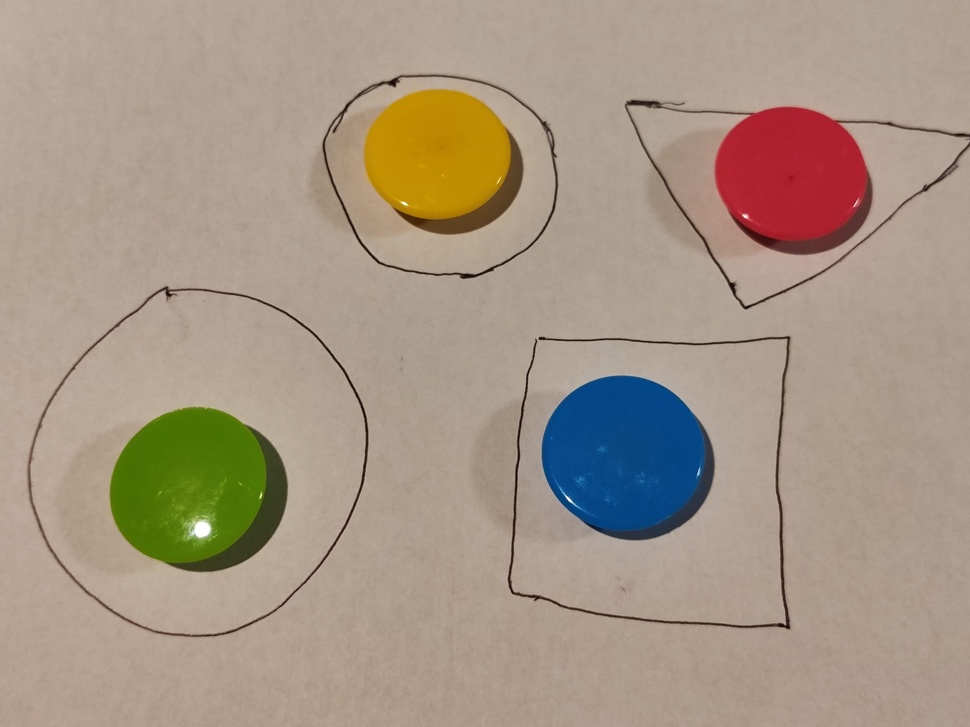
#> input picture Assignment_07/image_1.jpeg, 970 x 727 px, shrunk from 2048 x 1536 before the run
$ jupyter execute Untitled.ipynb
#> lines starting #> are read from the running program, lines starting #| are printed output that depends on the picture; after the words box and inside, x2 and y2 are one past the last pixel; in counts of white or black regions, pixels touching at a corner belong together
[cell 1]
import cv2
import numpy as np
import matplotlib.pyplot as plt

def locate_blue_piece(image_path):
    """Detects and refines the blue piece mask."""
#> called with image_path = 'image_1.jpeg'
    # Load the image
    image = cv2.imread(image_path)
#> image is the input picture: shape (727, 970, 3); mean B, G, R 132.3, 149.7, 166.4
    hsv = cv2.cvtColor(image, cv2.COLOR_BGR2HSV)
#> hsv: shape (727, 970, 3); mean H, S, V 21.9, 67, 171

    # Define blue color range (HSV)
    lower_blue = np.array([90, 50, 50])
    upper_blue = np.array([130, 255, 255])

    # Create binary mask for blue detection
    blue_mask = cv2.inRange(hsv, lower_blue, upper_blue)
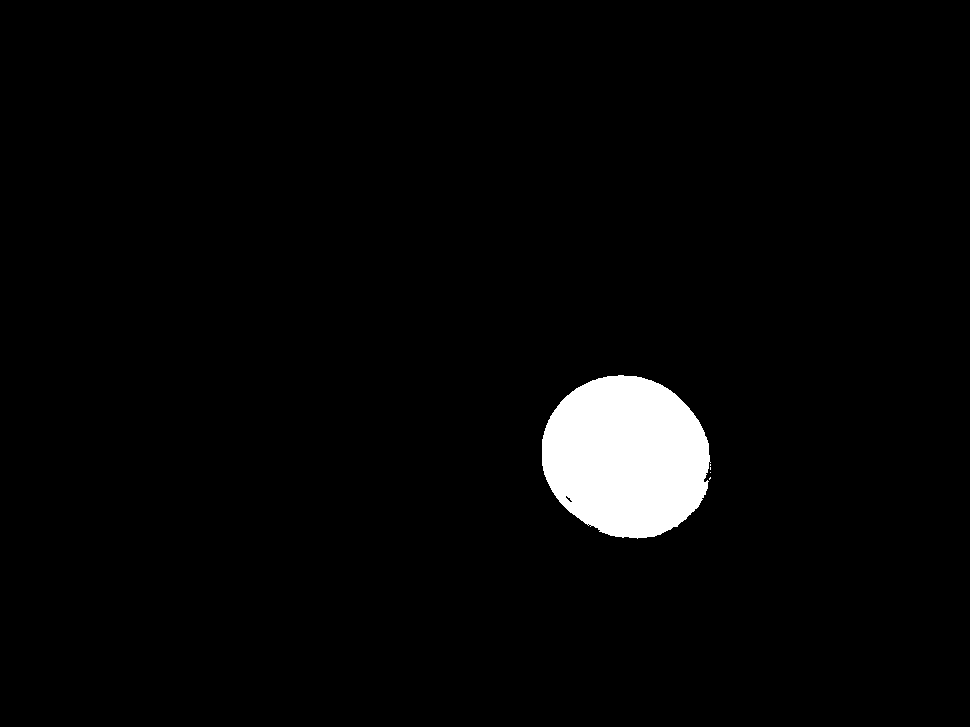
#> blue_mask: shape (727, 970); 3% white; 5 white regions (4 under 20 px), largest, box (x1, y1, x2, y2) and area: (542, 375, 711, 539) 21437

    # Apply morphological operations to refine the mask
    kernel = cv2.getStructuringElement(cv2.MORPH_ELLIPSE, (15, 15))  # Increased size for better noise removal
    blue_mask_cleaned = cv2.morphologyEx(blue_mask, cv2.MORPH_CLOSE, kernel)  # Closing to fill holes
#> blue_mask_cleaned: shape (727, 970); 3.1% white; 1 white region, box (x1, y1, x2, y2) and area: (542, 375, 711, 539) 21533
    blue_mask_cleaned = cv2.morphologyEx(blue_mask_cleaned, cv2.MORPH_OPEN, kernel)  # Opening to remove noise
#> blue_mask_cleaned: shape (727, 970); 3.1% white; 1 white region, box (x1, y1, x2, y2) and area: (542, 375, 711, 539) 21522

    # (b) Visualize the blue piece by darkening other pixels
    result = image.copy()
    result[np.where(blue_mask_cleaned == 0)] = result[np.where(blue_mask_cleaned == 0)] * 0.3  # Reduce intensity
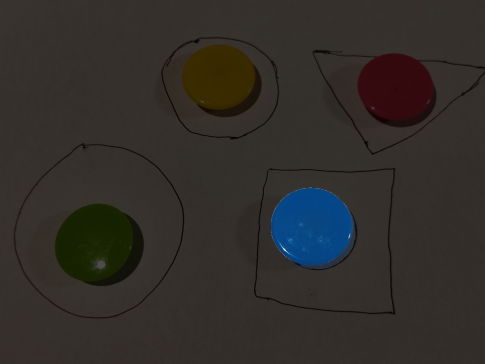
#> result: shape (727, 970, 3) (shown at 1/2 size); mean B, G, R 42, 46, 49.7

    return blue_mask_cleaned, result

def process_part1():
    images = ["image_1.jpeg", "image_2.jpeg", "image_3.jpeg"]

    for img in images:
        blue_mask, blue_highlighted = locate_blue_piece(img)

        # Display results
        plt.figure(figsize=(10, 5))

        plt.subplot(1, 2, 1)
        plt.imshow(blue_mask, cmap='gray')
        plt.title("Binary Mask of Blue Piece")

        plt.subplot(1, 2, 2)
        plt.imshow(cv2.cvtColor(blue_highlighted, cv2.COLOR_BGR2RGB))
        plt.title("Highlighted Blue Piece")

        plt.show()
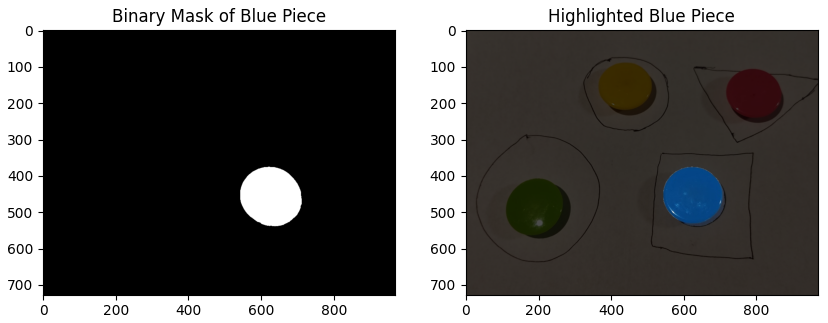
#> figure drawn by matplotlib, 2 panels
#> pass 2 of the loop in process_part1, `for img in images:`:
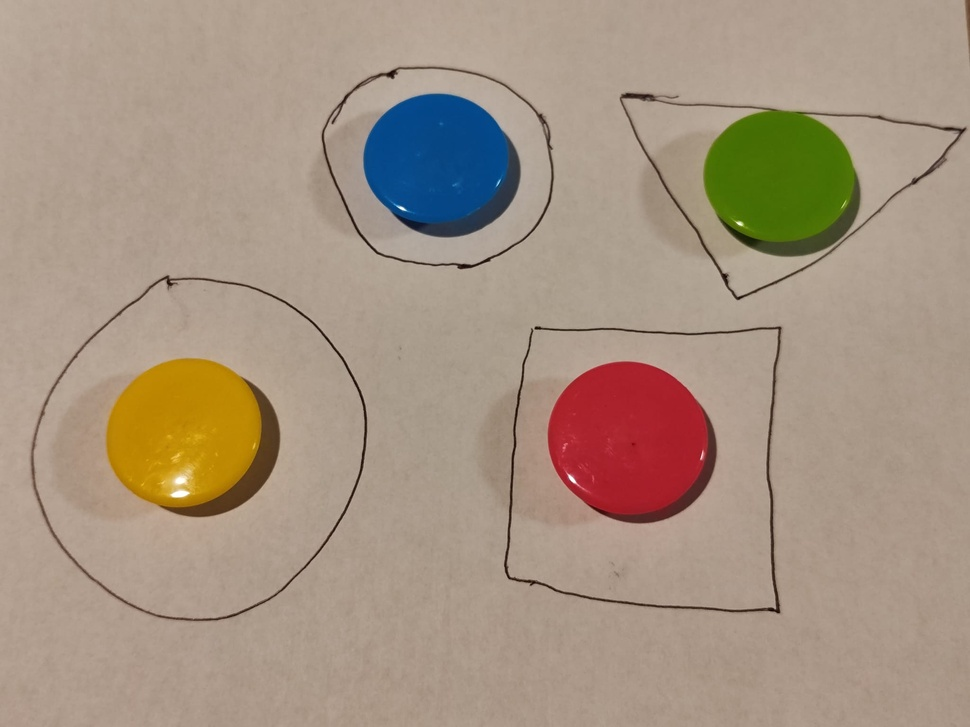
#> input picture Assignment_07/image_2.jpeg, 970 x 727 px, shrunk from 2048 x 1536 before the run
#> in locate_blue_piece, image is the input picture: shape (727, 970, 3); mean B, G, R 129.5, 147.5, 165.8
#> in locate_blue_piece (call 2), `blue_mask = cv2.inRange(hsv, lower_blue, upper_blue)`:
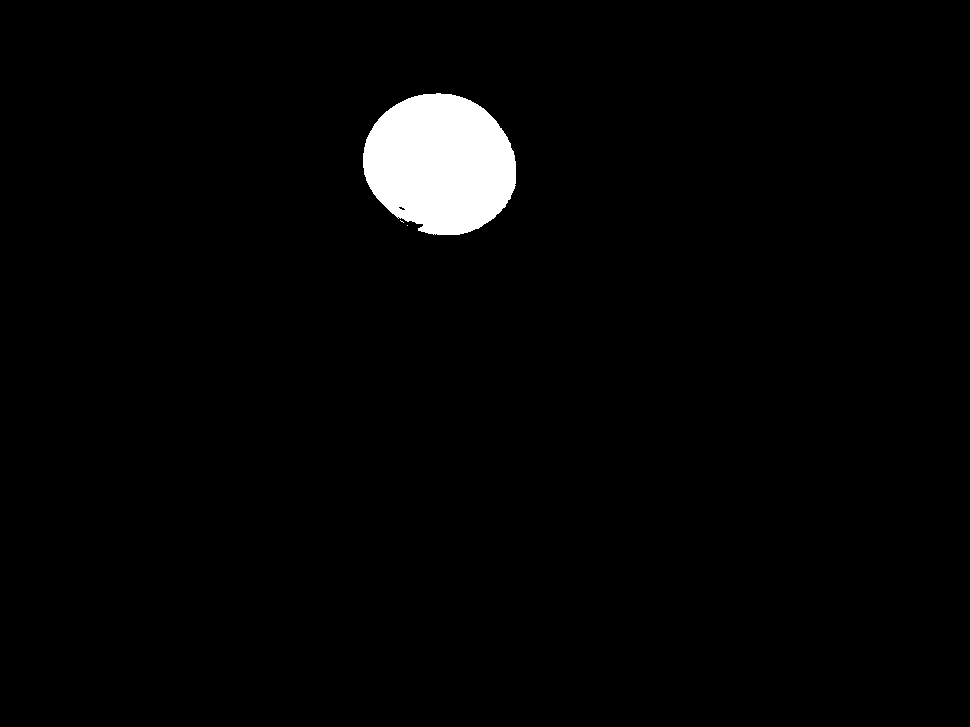
#> blue_mask: shape (727, 970); 2.4% white; 3 white regions (2 under 20 px), largest, box (x1, y1, x2, y2) and area: (363, 93, 516, 235) 16773

# Run Part 1
process_part1()

[cell 2]
def locate_boundaries(image_path, blue_mask):
    """Finds the boundaries of shapes while removing the blue piece."""
#> called with image_path = 'image_1.jpeg'
    # Load image and convert to grayscale
    image = cv2.imread(image_path)
    gray = cv2.cvtColor(image, cv2.COLOR_BGR2GRAY)

    # Apply thresholding (Otsu's method)
    _, binary = cv2.threshold(gray, 0, 255, cv2.THRESH_BINARY_INV + cv2.THRESH_OTSU)
#> binary: shape (727, 970); 10.5% white; 16 white regions (9 under 20 px), largest, box (x1, y1, x2, y2) and area: (542, 376, 715, 540) 21898, (110, 407, 288, 572) 21690, (625, 100, 970, 310) 20314

    # Apply morphological closing to ensure boundaries are connected
    kernel = cv2.getStructuringElement(cv2.MORPH_RECT, (5, 5))
    binary_closed = cv2.morphologyEx(binary, cv2.MORPH_CLOSE, kernel)
#> binary_closed: shape (727, 970); 10.6% white; 8 white regions (1 under 20 px), largest, box (x1, y1, x2, y2) and area: (542, 376, 715, 540) 21967, (110, 407, 288, 572) 21927, (625, 100, 970, 310) 20514

    # Remove blue piece from boundary image
    binary_cleaned = cv2.bitwise_and(binary_closed, cv2.bitwise_not(blue_mask))
#> binary_cleaned: shape (727, 970); 7.6% white; 11 white regions (4 under 20 px), largest, box (x1, y1, x2, y2) and area: (110, 407, 288, 572) 21927, (625, 100, 970, 310) 20514, (508, 336, 791, 629) 3044

    return binary_closed, binary_cleaned

def process_part2():
    images = ["image_1.jpeg", "image_2.jpeg", "image_3.jpeg"]

    for img in images:
        blue_mask, _ = locate_blue_piece(img)
        boundaries, boundaries_cleaned = locate_boundaries(img, blue_mask)

        # Display results
        plt.figure(figsize=(10, 5))

        plt.subplot(1, 2, 1)
        plt.imshow(boundaries, cmap='gray')
        plt.title("Refined Binary Image of Boundaries")

        plt.subplot(1, 2, 2)
        plt.imshow(boundaries_cleaned, cmap='gray')
        plt.title("Boundaries After Removing Blue Piece")

        plt.show()
#> pass 2 of the loop in process_part2, `for img in images:`:
#> in locate_boundaries (call 2), `binary_cleaned = cv2.bitwise_and(binary_closed, cv2.bitwise_not(blue_m..`:
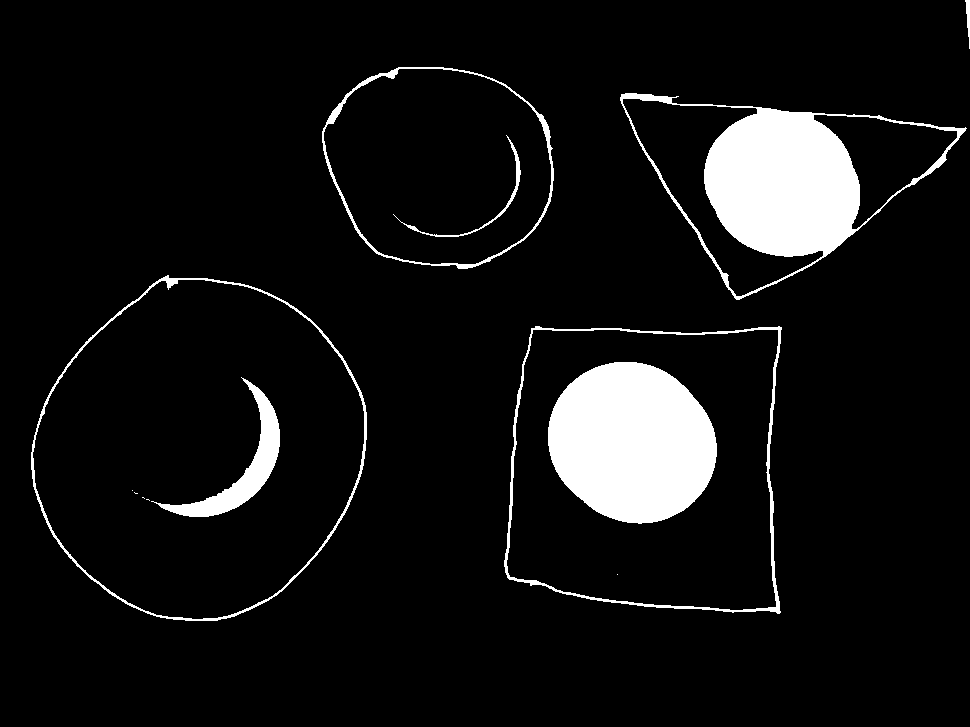
#> binary_cleaned: shape (727, 970); 7.6% white; 13 white regions (5 under 20 px), largest, box (x1, y1, x2, y2) and area: (548, 362, 717, 524) 21076, (620, 93, 967, 300) 20398, (151, 377, 280, 517) 3492

# Run Part 2
process_part2()

[cell 3]
import cv2
import numpy as np
import matplotlib.pyplot as plt

def find_target_shape(boundary_image, blue_mask):
    """Identifies the shape that contains the blue piece using connected components analysis."""

    # Ensure the boundary shapes are fully closed
    kernel_close = cv2.getStructuringElement(cv2.MORPH_RECT, (7, 7))
    boundary_closed = cv2.morphologyEx(boundary_image, cv2.MORPH_CLOSE, kernel_close)
#> boundary_closed: shape (727, 970); 7.6% white; 11 white regions (4 under 20 px), largest, box (x1, y1, x2, y2) and area: (110, 407, 288, 572) 21985, (625, 100, 970, 310) 20604, (508, 336, 791, 629) 3054

    # Perform connected components analysis
    num_labels, labels, stats, centroids = cv2.connectedComponentsWithStats(boundary_closed, connectivity=8)
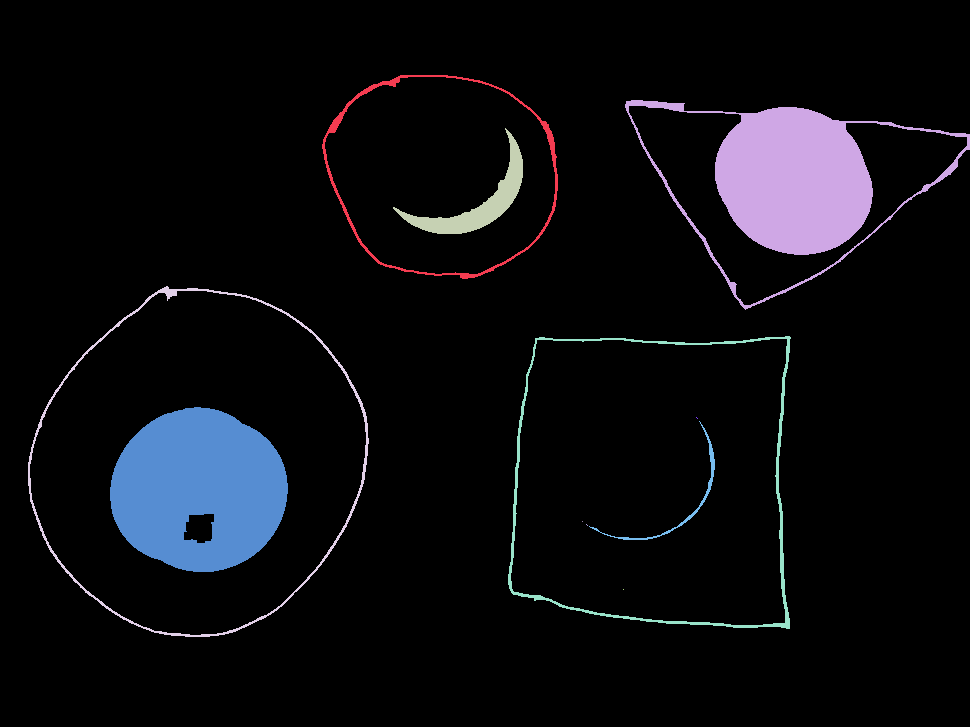
#> labels: shape (727, 970) int32; 12 distinct labels, from 0 to 11; one colour per label, 0 black
#> num_labels = 12; stats = [[0, 0, 970, 727, 651386], [322, 75, 236, 204, 2108], [625, 100, 345, 210, 20604], [393, 128, 130, 106, 2836], [28, 286, 341, 351, 2690], [508, 336, 283, 293, 3054], [110, 407, 178, 165, 21985], [696, 417, 2, 2, 2], [589, 421, 126, 119, 521], [582, 521, 1, 1, 1], [586, 524, 2, 2, 2], [623, 589, 1, 1, 1]]; centroids = [[484.8, 364.8], [437.8, 169], [791.9, 180.3], [478.2, 202.3], [201.3, 456.4], [663.9, 489.9], [198.4, 488.9], [696.5, 417.5], [681.9, 496.7], [582, 521], [586.5, 524.5], [623, 589]]

    # Debug: Show connected components
    plt.figure(figsize=(6, 6))
    plt.title("Connected Components in Boundary Image")
    plt.imshow(labels, cmap='jet')
    plt.colorbar()
    plt.show()
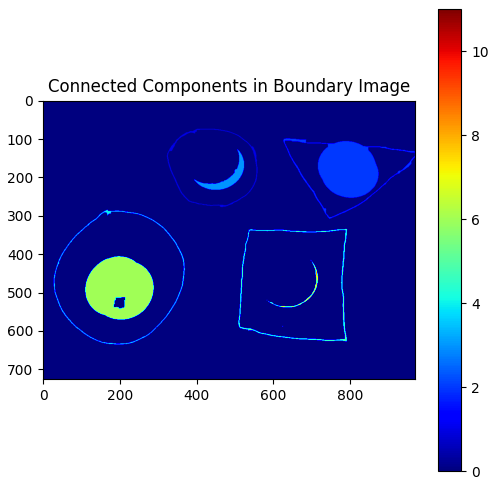
#> figure drawn by matplotlib, 2 panels

    # Dilate the blue mask slightly to ensure overlap with the shape
    kernel_dilate = cv2.getStructuringElement(cv2.MORPH_ELLIPSE, (15, 15))
    blue_mask_dilated = cv2.dilate(blue_mask, kernel_dilate, iterations=2)
#> blue_mask_dilated: shape (727, 970); 4.2% white; 1 white region, box (x1, y1, x2, y2) and area: (528, 361, 725, 553) 29566

    # Identify the shape that contains the blue piece
    target_label = None
    for label in range(1, num_labels):
        mask = (labels == label).astype(np.uint8) * 255
        overlap = cv2.bitwise_and(mask, blue_mask_dilated)

        if np.any(overlap):
            target_label = label
            break
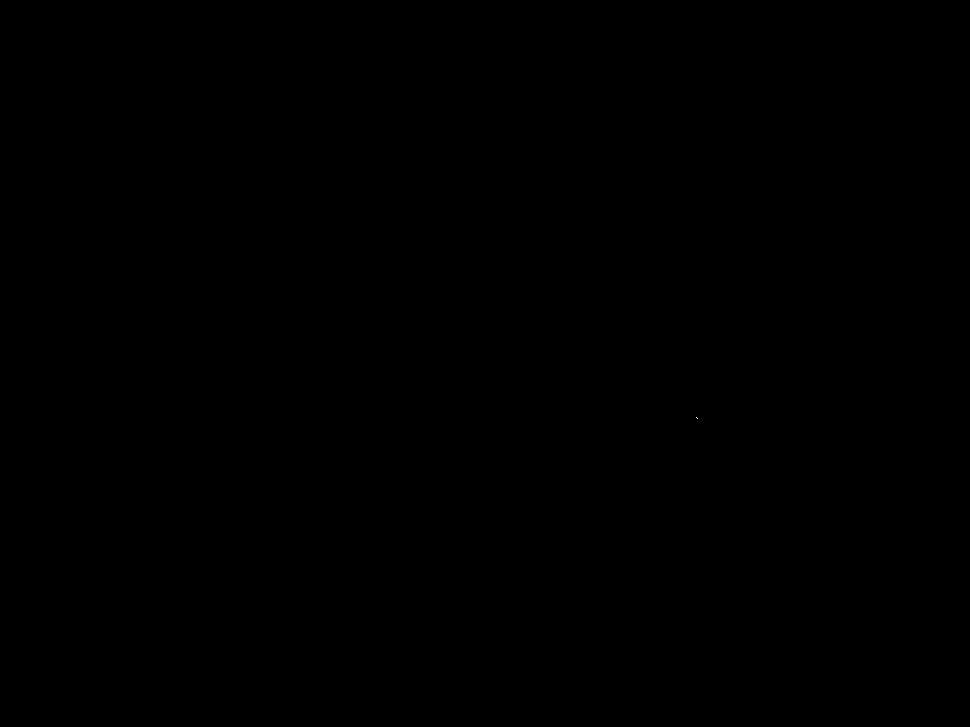
#> mask: shape (727, 970); 0% white in thin lines or dots, all inside (x1, y1, x2, y2) = (696, 417, 698, 419)

    if target_label is not None:
        shape_mask = (labels == target_label).astype(np.uint8) * 255
        return shape_mask, target_label, labels
    else:
        print("Error: No shape found containing the blue piece! Retrying with more dilation.")
        return None, None, None

def visualize_target_shape(image, shape_mask, blue_mask, target_label, labels):
    """Visualizes the shape containing the blue piece by changing its color."""
    if shape_mask is not None:
        # Show binary mask of the detected shape
        plt.figure(figsize=(6, 6))
        plt.title("Binary Mask of Target Shape")
        plt.imshow(shape_mask, cmap='gray')
        plt.axis("off")
        plt.show()

        # Fill the detected shape, ensuring the boundary is included
        filled_image = image.copy()
        filled_image[labels == target_label] = [0, 0, 255]

        # Preserve the blue piece color
        filled_image[blue_mask == 255] = image[blue_mask == 255]

        # Show final visualization
        plt.figure(figsize=(6, 6))
        plt.title("Final Visualization with Filled Shape and Boundary")
        plt.imshow(cv2.cvtColor(filled_image, cv2.COLOR_BGR2RGB))
        plt.axis("off")
        plt.show()

def process_part3():
    """Processes all images and applies connected components analysis from Part 2 boundaries."""
    images = ["image_1.jpeg", "image_2.jpeg", "image_3.jpeg"]
    for img in images:
        blue_mask, _ = locate_blue_piece(img)
        boundaries, boundaries_cleaned = locate_boundaries(img, blue_mask)

        # Run target shape detection
        shape_mask, target_label, labels = find_target_shape(boundaries_cleaned, blue_mask)
#> target_label = 7

        if shape_mask is not None:
            visualize_target_shape(cv2.imread(img), shape_mask, blue_mask, target_label, labels)
#> pass 2 of the loop in process_part3, `for img in images:`:
#> num_labels = 14; stats = 14 rows, first 6: [0, 0, 970, 727, 651671], [965, 0, 5, 49, 130], [322, 67, 232, 202, 2014], [620, 93, 350, 207, 20590], [393, 135, 128, 102, 503], [31, 275, 336, 346, 2720]; centroids = 14 rows, first 8: [472.1, 365.5], [967.9, 17.78], [434.6, 161.6], [782, 182.2], [484.3, 200.1], [200.9, 446.3], [656.1, 475.8], [631.7, 442.2]
#> in process_part3, `shape_mask, target_label, labels = find_target_shape(boundaries_cleane..`: target_label = 4

# Run Part 3
process_part3()
